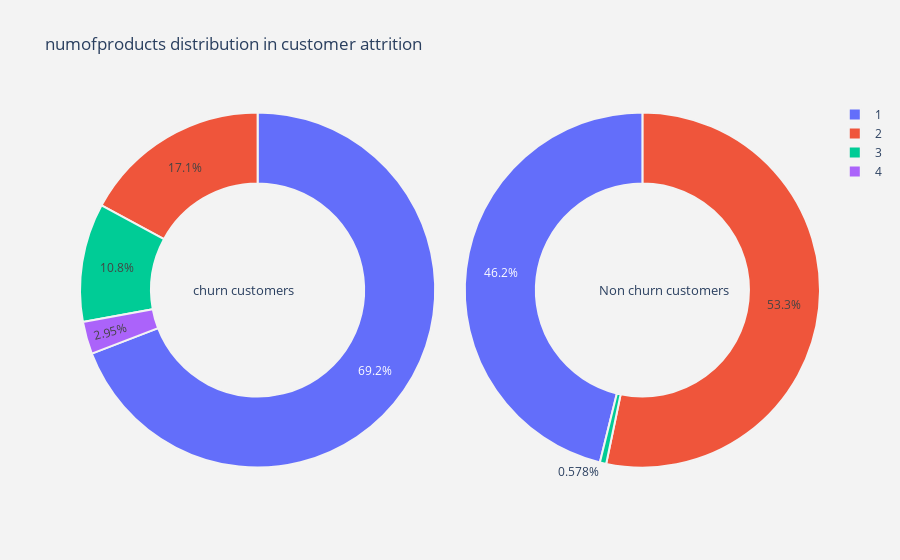

The cell this chart's notebook holds for it:
### Markdown cell above
The output above shows us that for the churn customers female have $55.9\%$, whereas male with $44.1\%$. For the case of non churn customers $57.3\%$ are male and $42.7\%$ are female.

### Code cell
# Calling the function for plotting the pie plot for numofproducts column
plot_pie(cat_cols[2])

### Figure 1 — Plotly figure (JSON) as saved in the notebook; plotly's stock layout.template omitted (floating-point values rounded to 4 significant figures)
{"data": [{"domain": {"x": [0, 0.48]}, "hole": 0.6, "hoverinfo": "label+percent+name", "labels": [1, 2, 3, 4], "marker": {"line": {"color": "rgb(243,243,243)", "width": 2}}, "name": "Churn Customers", "type": "pie", "values": [1409, 348, 220, 60]}, {"domain": {"x": [0.52, 1]}, "hole": 0.6, "hoverinfo": "label+percent+name", "labels": [2, 1, 3], "marker": {"line": {"color": "rgb(243,243,243)", "width": 2}}, "name": "Non churn customers", "type": "pie", "values": [4242, 3675, 46]}], "layout": {"annotations": [{"font": {"size": 13}, "showarrow": false, "text": "churn customers", "x": 0.15, "y": 0.5}, {"font": {"size": 13}, "showarrow": false, "text": "Non churn customers", "x": 0.88, "y": 0.5}], "paper_bgcolor": "rgb(243,243,243)", "plot_bgcolor": "rgb(243,243,243)", "title": {"text": "numofproducts distribution in customer attrition "}}}
